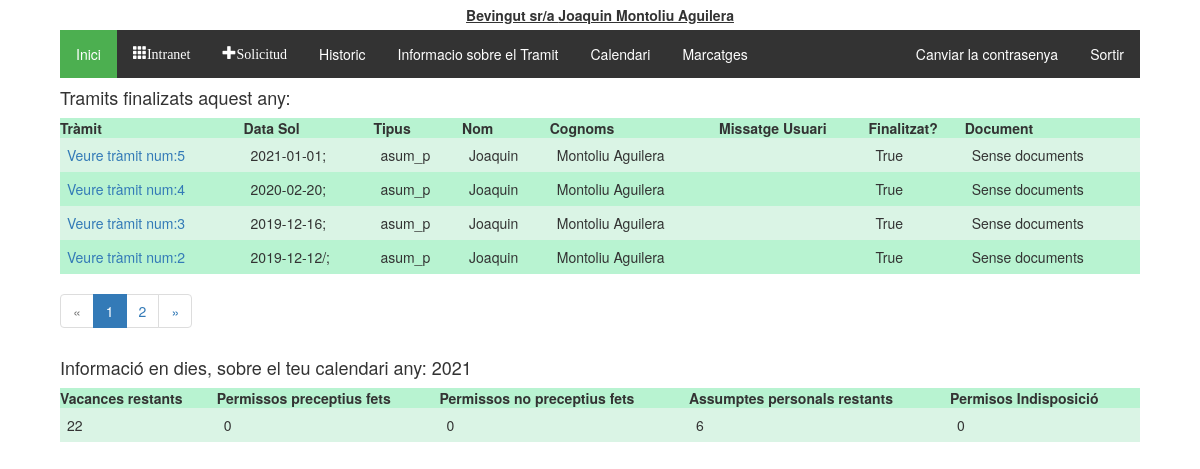
Page /tramitador/historic/ (signed in) on the committed database.
### tramitador/models.py (models this page shows, shortened)
class Treballadors(AbstractUser):
    usuari = models.CharField(max_length=20)
    foto = models.FileField(upload_to='fotos', blank=True, null=True)
    """nom = models.CharField(max_length=20)
    cognoms = models.CharField(max_length=20)
    email = models.CharField(max_length=50)"""
    dni = models.CharField(max_length=20, null = True, blank=True)
    areas = models.ManyToManyField(Area)
    id_crosschex = models.IntegerField(max_length=4, null = True, blank=True)
    pass_crosschex =  models.IntegerField(max_length=4, null = True, blank=True)
    observacions = models.TextField(null = True, blank=True)
    """rol = models.CharField(max_length=20, choices = tip_rols, default = 'treb')
    estat = models.CharField(max_length=10, choices = tip_estats, default = 'alta')"""
    representant = models.ForeignKey('self', on_delete=models.CASCADE, blank=True, null = True)
    class Meta:
        ordering = ['first_name','last_name']

class Tramit(models.Model):
    validacio = (
        ('conforme','conforme'),
        ('inconforme','no conforme'),
        ('espera', 'en espera'),
    )
    tipologia = (
        ('vacances', 'Vacances'),
        ('perm_precep', 'Permisos preceptius'),
        ('perm_no_precep', 'Permisos no preceptius'),
        ('asum_p', 'Asumptes personals'),
        ('perm_indisposicio', 'Permis Indisposicio'),
        ('perm_altres', 'Altres permissos'),
    )
    treballador = models.ForeignKey(Treballadors, on_delete=models.CASCADE)
    document = models.ForeignKey(Document, on_delete=models.SET_NULL, null=True, blank=True)
    creat_en = models.DateTimeField(auto_now_add=True)
    modificat_en = models.DateTimeField(auto_now=True)
    data_sol = models.CharField(max_length=250, help_text = "Interval de dates amb guións '/', per dies no consecutios emprar ';' Exemple:2019-08-01-2019-08-20;2019-09-09")
    tipus = models.CharField(max_length=40, choices=tipologia, default='asum_p')
    finalitzat = models.BooleanField(default=False)
    """Validacio de RRHH"""
    valRRHH = models.CharField(max_length=20, choices=validacio, default='espera')
    """Validacio del responsable"""
    valResp =  models.CharField(max_length=20, choices=validacio, default='espera')
    """Validacio del Politic"""
    valPol = models.CharField(max_length=20, choices=validacio, default='espera')
    """En cas de voler explicar el motiu"""
    missatge_usuari = models.CharField(max_length=2000, null = True)
    missatge_responsable = models.CharField(max_length=2000, null = True, blank=True)
    """Millores per el admin site"""
    def was_published_recently(self):
        return self.creat_en >= timezone.now() - datetime.timedelta(days=1)
    was_published_recently.admin_order_field = 'creat_en'
    was_published_recently.boolean = True
    was_published_recently.short_description = 'Publicat recentment?'

class Calendari(models.Model):
    any = models.IntegerField(('any'),choices=year_choices(), default=current_year())
    vacances = models.IntegerField(default=22, verbose_name="Vacances disponibles")
    vacances_dies = models.CharField(max_length=500, blank=True)
    perm_precep = models.IntegerField(default=0, verbose_name="Permissos preceptius fets:")
    perm_precep_dies = models.CharField(max_length=500, blank=True)
    perm_no_precep = models.IntegerField(default=0, verbose_name="Permissos no preceptius fets:")
    perm_no_precep_dies = models.CharField(max_length=500, blank=True)
    asum_p = models.IntegerField(default=6,verbose_name="Assumptes perosnals disponibles:")
    asum_p_dies = models.CharField(max_length=500, blank=True)
    perm_indisposicio = models.IntegerField(default=0, verbose_name="Permissos per indisposició fets:", blank=True)
    perm_indisposicio_dies = models.CharField(max_length=500, blank=True)
    perm_altres = models.IntegerField(default=0, verbose_name="Altres permissos", blank=True)
    perm_altres_dies = models.CharField(max_length=500, blank=True)
    treballador = models.ForeignKey(Treballadors, on_delete=models.CASCADE)

### tramitador/views.py (the view)
@login_required
def historic(request):
    today = datetime.date.today()
    groups = request.user.groups.all()
    page = request.GET.get('page', 1)
    tramits_finalitzats = Tramit.objects.all().filter(Q(treballador__id=request.user.id) & Q(finalitzat=True)).order_by('-data_sol')
    paginator = Paginator(tramits_finalitzats, 4)
    try:
        calendari = Calendari.objects.get(treballador__id = request.user.id, any=today.year)
        try:
            tramits_finalitzats = paginator.page(page)
        except PageNotAnInteger:
            tramits_finalitzats = paginator.page(1)
        except EmptyPage:
            tramits_finalitzats = paginator.page(paginator.num_pages)
        context = {'tramits_finalitzats': tramits_finalitzats, 'calendari':calendari}
        return render(request, 'tramits/historic.html', context)
    except Calendari.DoesNotExist:
        try:
            tramits_finalitzats = paginator.page(page)
        except PageNotAnInteger:
            tramits_finalitzats = paginator.page(1)
        except EmptyPage:
            tramits_finalitzats = paginator.page(paginator.num_pages)
        context = {'tramits_finalitzats': tramits_finalitzats}
        return render(request, 'tramits/historic.html', context)

### tramitador/templatetags/group.py (called while the page is built)
@register.filter(name='has_group')
def has_group(user, group_name):
    group_name = group_name.split(";")
    for group in group_name:
        if(user.groups.filter(name=group).exists()):
            return True
    return False

### tramitador/templates/tramits/historic.html
{% extends 'tramits/base.html' %}
{% block content %}
  {% if tramits_finalitzats %}
  <h4>Tramits finalizats aquest any:</h4>
    <table class="TFtable">
      <tr>
        <th>Tràmit</th><th>Data Sol</th><th>Tipus</th><th>Nom</th><th>Cognoms</th><th>Missatge Usuari</th><th>Finalitzat?</th><th>Document</th>
      </tr>
      {% for tramit in tramits_finalitzats %}
      <tr>
        <td><a href="{% url 'tramit_detall' tramit.id %}">Veure tràmit num:{{tramit.id}}</a></td><td>{{tramit.data_sol}}</td><td>{{tramit.tipus}}</td><td>{{tramit.treballador.first_name}}</td><td>{{tramit.treballador.last_name}}</td>
        <td>{{missatge_usuari}}</td><td>{{tramit.finalitzat}}</td>
        <td>
          {% if tramit.document %}
            <a href='{{ tramit.document.document.url }}' class="glyphicon glyphicon-save-file"></a>
          {% else %}
            Sense documents
          {% endif %}
        </td>
      </tr>
      {% endfor %}
    </table>
    <ul class="pagination">
      {% if tramits_finalitzats.has_previous %}
        <li><a href="?page={{ tramits_finalitzats.previous_page_number }}">&laquo;</a></li>
      {% else %}
        <li class="disabled"><span>&laquo;</span></li>
      {% endif %}
      {% for i in tramits_finalitzats.paginator.page_range %}
        {% if tramits_finalitzats.number == i %}
          <li class="active"><span>{{ i }} <span class="sr-only">(current)</span></span></li>
        {% else %}
          <li><a href="?page={{ i }}">{{ i }}</a></li>
        {% endif %}
      {% endfor %}
      {% if tramits_finalitzats.has_next %}
        <li><a href="?page={{ tramits_finalitzats.next_page_number }}">&raquo;</a></li>
      {% else %}
        <li class="disabled"><span>&raquo;</span></li>
      {% endif %}
    </ul>
    {% else %}
      Encara no s'ha finalitzat cap tràmit...
  {% endif %}
  {% if calendari %}
  <h4>Informació en dies, sobre el teu calendari any: {{calendari.any}}</h4>
    <table class="TFtable">
      <tr>
        <th>Vacances restants</th>
        <th>Permissos preceptius fets</th>
        <th>Permissos no preceptius fets</th>
        <th>Assumptes personals restants</th>
        <th>Permisos Indisposició</th>
      </tr>
      <tr>
        <td>{{calendari.vacances}}</td>
        <td>{{calendari.perm_precep}}</td>
        <td>{{calendari.perm_no_precep}}</td>
        <td>{{calendari.asum_p}}</td>
        <td>{{calendari.perm_indisposicio}}</td>
      </tr>
    </table>
  {% else %}
    <p>Encara no tens calendari d'aquest any confeccionat.</p>
  {% endif %}
{% endblock %}

### tramitador/templates/tramits/base.html (shortened to what this page needs)
<!DOCTYPE html>
{% load static %}
{% load group %}
<html lang="es">
  <head>
    <link rel="stylesheet" href="https://maxcdn.bootstrapcdn.com/bootstrap/3.3.5/css/bootstrap.min.css">
    <link rel="stylesheet" href="https://maxcdn.bootstrapcdn.com/font-awesome/4.4.0/css/font-awesome.min.css">
    <link rel="stylesheet" href="//code.jquery.com/ui/1.12.1/themes/base/jquery-ui.css">
    <link rel="stylesheet" href="{% static 'tramits/style.css' %}">
    <link rel="stylesheet" href="{% static 'tramits/bootstrap-year-calendar.css' %}">
  </head>
  <body>
    <div id="heading">
      {% block heading %}
        {% if user.is_authenticated %}
          Bevingut sr/a {{ user.first_name }} {{ user.last_name }}
        {% endif %}
      {% endblock %}
    </div>
    {% if user.is_authenticated %}
      <div id="main_block">
        <div id="options_block">
          <ul class="menu_options">
            <li><a href="{% url 'index' %}" class="active">Inici</a></li>
            <li><a href="{% url 'indexIntranet' %}"class ="glyphicon glyphicon-th">Intranet</a></li>
            <li><a href="{% url 'nou_tramit' %}"class ="glyphicon glyphicon-plus">Solicitud</a></li>
            <li><a href="{% url 'historic' %}">Historic</a></li>
            <li><a target="_blank" href="{% static 'documentacio/manual.pdf' %}">Informacio sobre el Tramit</a></li>
            <li><a target="_blank" href="{% url 'calendari' %}">Calendari</a></li>
            <li><a target="_blank" href="{% url 'marcatges' %}">Marcatges</a></li>
            <li class="menu_options_dreta"><a href="{% url 'logout' %}">Sortir</a></li>
            <li class="menu_options_dreta"><a href="/permivac/tramitador/accounts/password_change/">Canviar la contrasenya</a></li>
          </ul>
        </div>
        {% block content %}
        {% endblock %}
      </div>
    {% endif %}
  </body>
</html>

### tramitador/static/tramits/style.css (style rules this page uses)
#heading { display:flex; flex-direction: row; justify-content: center; align-content:center; align-items:center; width: 90%; height: auto; margin-left: auto; margin-right: auto; padding: 5px; text-decoration: underline; font-weight: bold; }
#main_block { display:flex; flex-direction:column; width: 90%; margin-left: auto; margin-right: auto; height: auto; justify-content: center; }
.TFtable { width: 100%; height: auto; padding: 5px; }
.TFtable td { padding:7px; border:border#4ef495 1px solid; }
.TFtable tr { background:#b8f3d1; }
.TFtable tr:nth-child(odd) { background:#b8f3d1; }
.TFtable tr:nth-child(even) { background:#daf4e5; }
ul.menu_options { list-style-type: none; margin: 0; padding: 0; overflow: hidden; background-color: #333; }
ul.menu_options li { float: left; }
ul.menu_options li.menu_options_dreta { float:right; }
ul.menu_options li a { display: block; color: white; text-align: center; padding: 14px 16px; text-decoration: none; }
.active { background-color: #4CAF50; }
a, i { cursor: pointer; }

### rows in the picture
Treballadors: first_name "Joaquin", last_name "Montoliu Aguilera"
Tramit: id "5", data_sol "2021-01-01;", tipus "asum_p", treballador.first_name "Joaquin", treballador.last_name "Montoliu Aguilera", finalitzat "True", shows "Sense documents"
Tramit: id "4", data_sol "2020-02-20;", tipus "asum_p", treballador.first_name "Joaquin", treballador.last_name "Montoliu Aguilera", finalitzat "True", shows "Sense documents"
Tramit: id "3", data_sol "2019-12-16;", tipus "asum_p", treballador.first_name "Joaquin", treballador.last_name "Montoliu Aguilera", finalitzat "True", shows "Sense documents"
Tramit: id "2", data_sol "2019-12-12/;", tipus "asum_p", treballador.first_name "Joaquin", treballador.last_name "Montoliu Aguilera", finalitzat "True", shows "Sense documents"
Calendari: any "2021", vacances "22", perm_precep "0", perm_no_precep "0", asum_p "6", perm_indisposicio "0"

### other values in the picture
{{ i }} "1"
{{ i }} "2"
